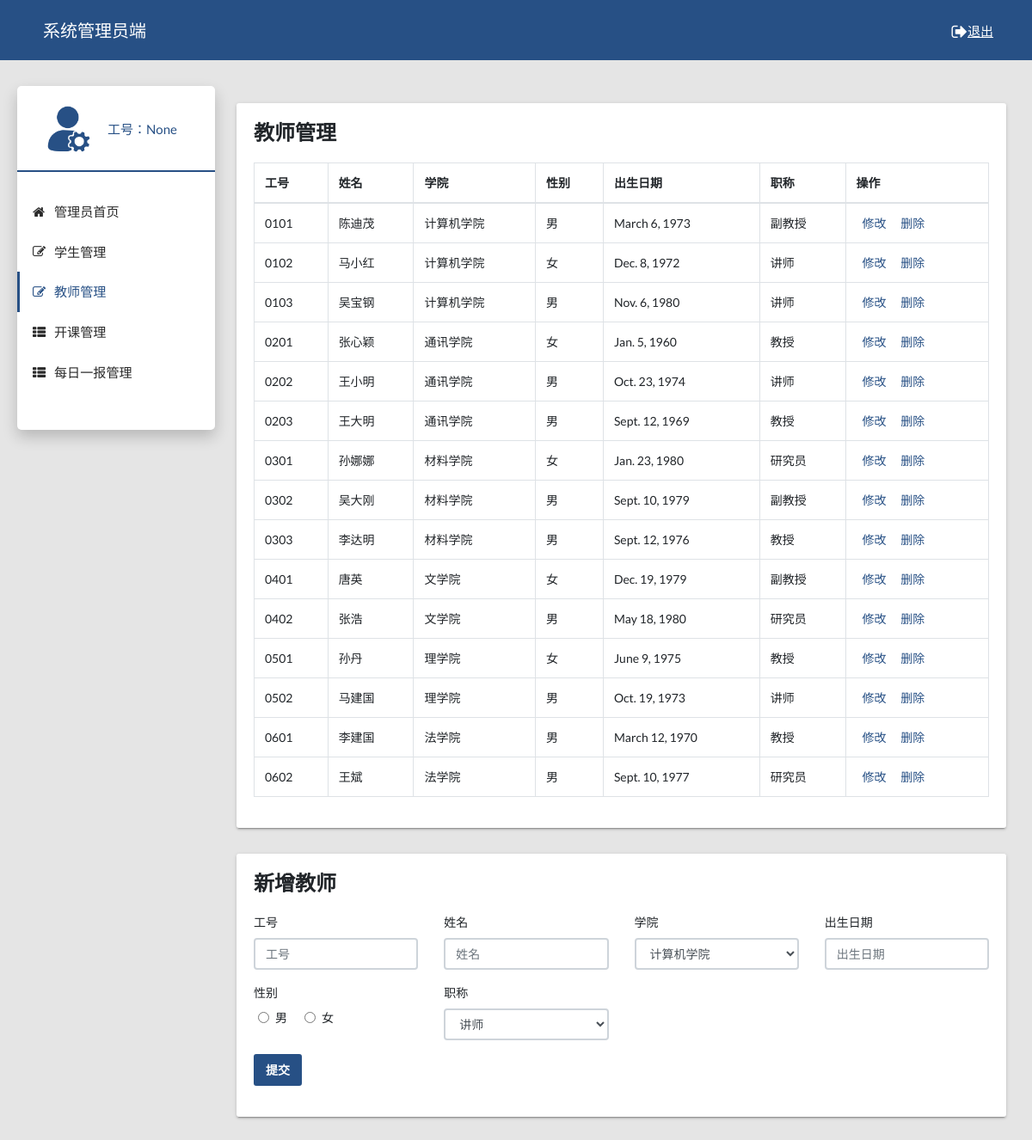
The app's page /admin_edit_teacher/, older data.
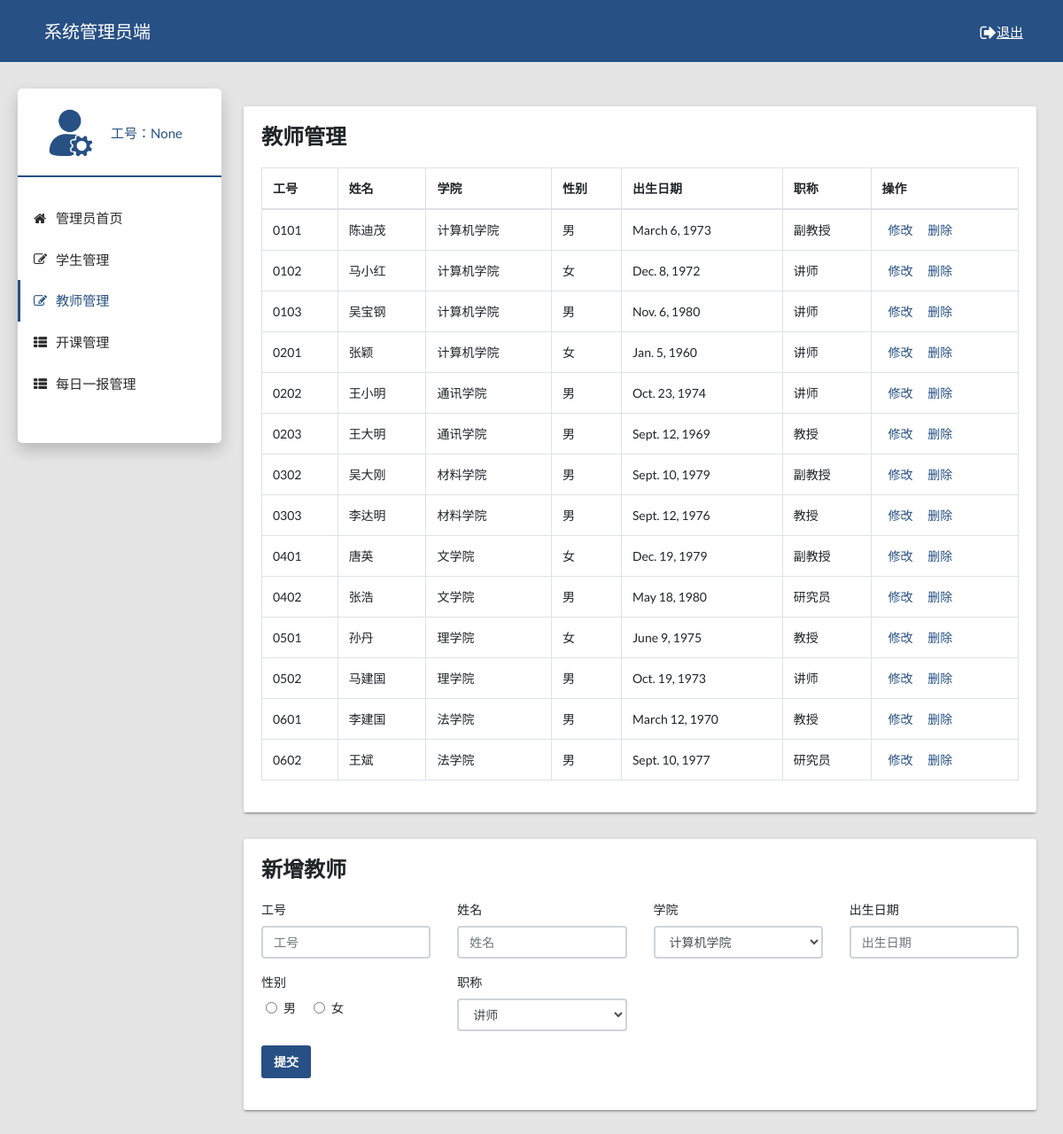
The same page, newer data.
### system/models.py (models this page shows)
class teacher(models.Model):
  gh = models.CharField(primary_key=True, max_length=6)
  xm = models.CharField(max_length=8)
  xb = models.CharField(max_length=4)
  csrq = models.DateField(max_length=12)
  xl = models.CharField(max_length=12)
  jbgz = models.CharField(max_length=8)
  yxh = models.ForeignKey(to=department, on_delete=models.CASCADE)
  pwd = models.CharField(max_length=6)

### system/views.py (the view)
# urls.py: path('admin_edit_teacher/', views.admin_edit_teacher),
def admin_edit_teacher(request):
  gh = request.session.get('number')
  cursor = connection.cursor()
  cursor.execute("select gh,xm,xb,xl,csrq,mc from system_teacher,system_department "
                 "where system_teacher.yxh_id = system_department.yxh")
  teacher_info = cursor.fetchall()  # 读取所有
  all_teacher = []
  for item in teacher_info:
    temp = dict()  # 注意这里一定要放在循环之内！！！！！！！！！！！！
    temp['gh'] = item[0]
    temp['xm'] = item[1]
    temp['xb'] = item[2]
    temp['xl'] = item[3]
    temp['csrq'] = item[4]
    temp['mc'] = item[5]
    all_teacher.append(temp)
  if request.method == 'POST':
    gh = request.POST.get('gh')
    xm = request.POST.get('xm')
    xl = request.POST.get('xl')
    xb = request.POST.get('xb')
    csrq = request.POST.get('csrq')
    print(csrq, type(csrq))
    yxh = request.POST.get('mc')
    print("now is teacher")
    print(gh,xm,xl,csrq,xb,yxh)
    models.teacher.objects.create(gh=gh, xm=xm, xl=xl, csrq=csrq, xb=xb, jbgz='8000', pwd='teacher',yxh_id=yxh)
    return redirect('/admin_edit_teacher/')
  else:
    return render(request, 'admin_edit_teacher.html', context={'gh':gh,'all_teacher': all_teacher})

### system/templates/admin_edit_teacher.html (shortened to what the changed rows need)
<!DOCTYPE html>
{% load static %}
<html lang="en">
  <head>
    <link rel="stylesheet" type="text/css" href="{% static "css/main.css" %}">
    <link rel="stylesheet" type="text/css" href="https://maxcdn.bootstrapcdn.com/font-awesome/4.7.0/css/font-awesome.min.css">
  </head>
  <body class="app sidebar-mini" style="background-color: #E5E5E5">
    <main class="app-content">
        <div class="col-md-12">
          <div class="tile">
            <div class="tile-body">
              <div class="table-responsive">
                <table class="table table-hover table-bordered" id="sampleTable">
                  <thead>
                    <tr>
                      <th>工号</th>
                      <th>姓名</th>
                        <th>学院</th>
                      <th>性别</th>
                      <th>出生日期</th>
                      <th>职称</th>
                        <th>操作</th>
                    </tr>
                  </thead>
                  <tbody>
                    {% for item in all_teacher %}
                    <tr>
                      <td>{{item.gh}}</td>
                      <td>{{item.xm}}</td>
                      <td>{{item.mc}}</td>
                      <td>{{item.xb}}</td>
                      <td>{{item.csrq}}</td>
                      <td>{{item.xl}}</td>
                      <td>
                        <a href="/admin_mod_teacher/?gh={{item.gh}}&isdel=0" style="padding:7px">修改</a>
                        <a href="/admin_mod_teacher/?gh={{item.gh}}&isdel=1" style="padding:7px">删除</a>
                      </td>
                    </tr>
                    {% endfor %}
                  </tbody>
                </table>
              </div>
            </div>
          </div>
        </div>
        <div class="col-md-12">
          <div class="tile">
            <div class="table-responsive">
              <table class="table">
                <thead>
                  <tr>
                    <form method="POST">
                        <div class="row">
                        </div>
                        <div class="row">
                        </div>
                      <button type = "submit" class="btn btn-primary" ></i>提交</button>
                    </form>
                  </tr>
                </thead>
              </table>
            </div>
          </div>
        </div>
    </main>
  </body>
</html>

Row changes from the older to the newer data that the page shows:
removed teacher: gh "0301", xm "孙娜娜", mc "材料学院", xb "女", csrq "Jan. 23, 1980", xl "研究员"
changed teacher "Jan. 5, 1960": xm "张心颖" → "张颖"; mc "通讯学院" → "计算机学院"; xl "教授" → "讲师"
